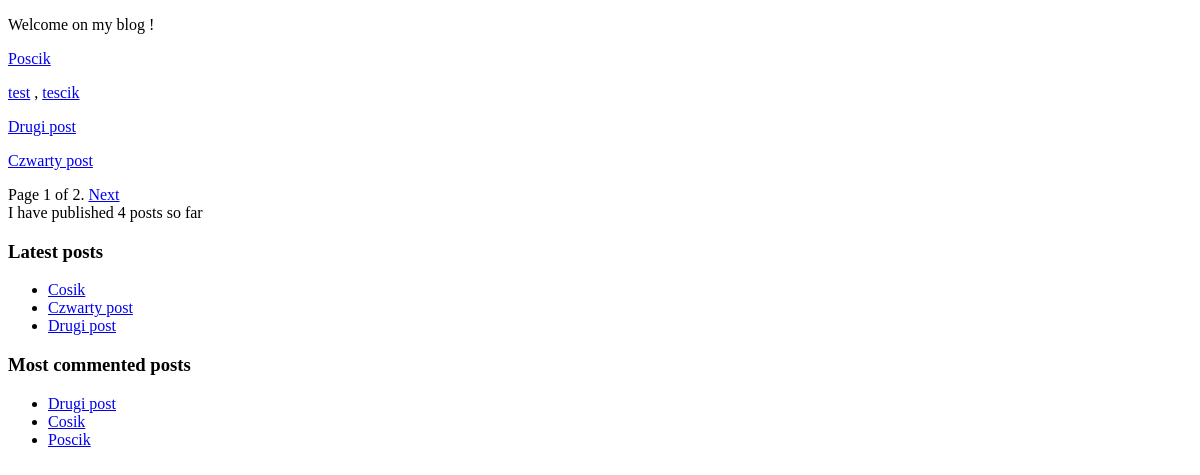
The app's page /, older data.
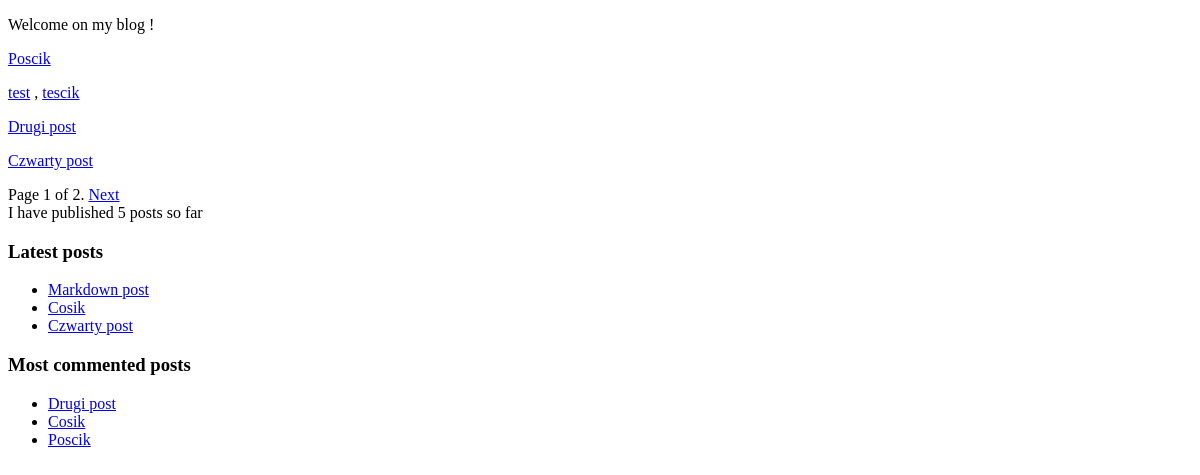
The same page, newer data.
### djangoblog/models.py (models this page shows, shortened)
class Post(models.Model):
    class Status(models.TextChoices):
        DRAFT = 'DF', "Draft"
        PUBLISHED = 'PB', "Published"
    author = models.ForeignKey(User, on_delete=models.CASCADE, related_name='blog_posts')
    title = models.CharField(max_length=200)
    content = models.TextField()
    created_date = models.DateTimeField(auto_now_add=True)
    slug = models.SlugField(unique=True)
    status = models.CharField(max_length=10, choices=Status.choices, default=Status.DRAFT)
    tags = TaggableManager()
    objects = models.Manager()
    published = PublishedManager()
    def get_absolute_url(self):
        return reverse('post_detail', kwargs={'slug': self.slug})

### djangoblog/views.py (the view)
# urls.py: path("", post_list, name="post_list"),
def post_list(request, tag_slug = None):
    posts = Post.objects.filter(status = Post.Status.PUBLISHED)
    tag = None
    if tag_slug:
        tag = get_object_or_404(Tag, slug=tag_slug)
        posts = posts.filter(tags__in=[tag])
    paginator = Paginator(posts, 3)
    page_number = request.GET.get('page', 1)
    posts = paginator.get_page(page_number)
    return render(request, 'post_list.html', {'posts': posts, 'tag': tag})

### djangoblog/templatetags/blog_tags.py (called while the page is built)
@register.simple_tag
def total_posts():
    return Post.objects.filter(status = Post.Status.PUBLISHED).count()

@register.inclusion_tag('post_enumerating_template.html')
def show_latest_posts(count=5):
    latest_posts = Post.objects.filter(status = Post.Status.PUBLISHED).order_by('-created_date')[:count]
    return {'posts':latest_posts}

@register.inclusion_tag('post_enumerating_template.html')
def show_most_commented_posts(count=5):
    most_commented_posts = Post.objects.filter(status = Post.Status.PUBLISHED).annotate(total_comments=Count('comments')).order_by('-total_comments')[:count]
    return {'posts':most_commented_posts}

### templates/post_list.html (shortened to what this page needs)
{% extends "navbar.html" %}
{% block content %}
    <p>Welcome on my blog ! </p>
    {% for post in posts %}
        <p>
            <a href="{{ post.get_absolute_url }}"> {{ post.title }} </a>
        </p>
        <p>
            {% for tag in post.tags.all %}
                <a href = "{% url 'post_list_by_tag' tag.slug %}">{{ tag.name }}</a>
                {% if not forloop.last %}, {% endif %}
            {% endfor  %}
        </p>
    {% endfor %}
    {% include "pagination.html" with page=posts %}
{% endblock %}

### templates/navbar.html (shortened to what this page needs)
{% load blog_tags %}
<!DOCTYPE html>
<html lang="en">
<head>
</head>
<body>
<div>
    {% block content %} {% endblock %}
</div>
<div>
    I have published {% total_posts %} posts so far
    <h3>Latest posts</h3>
    {% show_latest_posts 3 %}
    <h3>Most commented posts</h3>
    {% show_most_commented_posts 3 %}
</div>
</body>
</html>

### templates/pagination.html (shortened to what this page needs)
<div>
    <span>
        <span>
            Page {{ page.number }} of {{ page.paginator.num_pages }}.
        </span>
        {% if page.has_next %}
            <a href="?page={{ page.next_page_number }}"> Next </a>
        {% endif %}
    </span>
</div>

### templates/post_enumerating_template.html
<ul>
    {% for post in posts %}
        <li>
            <a href="{{ post.get_absolute_url }}">{{ post.title }}</a>
        </li>
    {% endfor %}
</ul>

Row changes from the older to the newer data that the page shows:
no longer on one of the page's lists (row unchanged): Post: title "Drugi post"
added Post: title "Markdown post", shown under "Latest posts"
Text that changed along with them:
text no longer shown: "4"
text now shown: "5"
